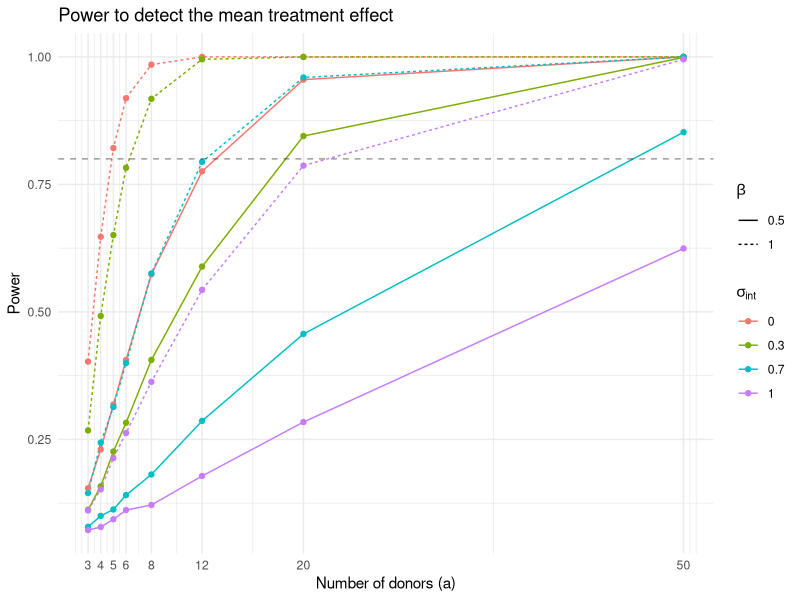
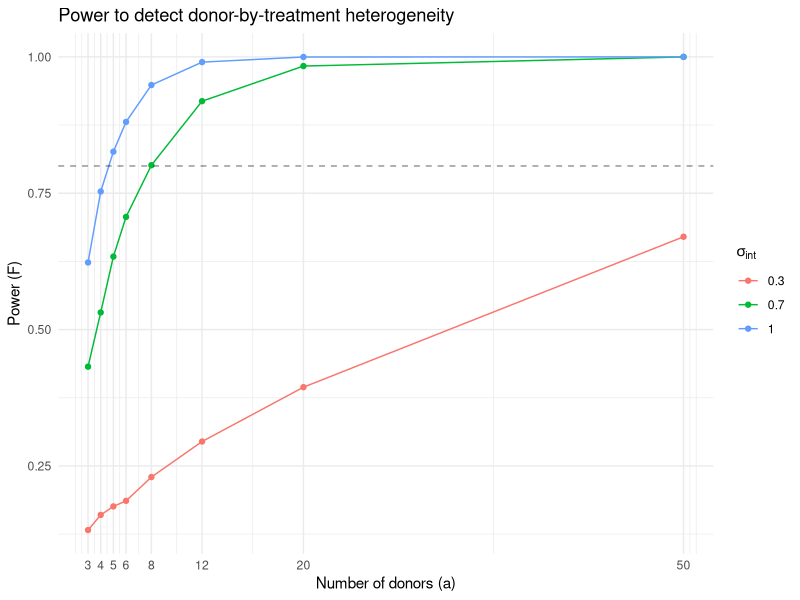
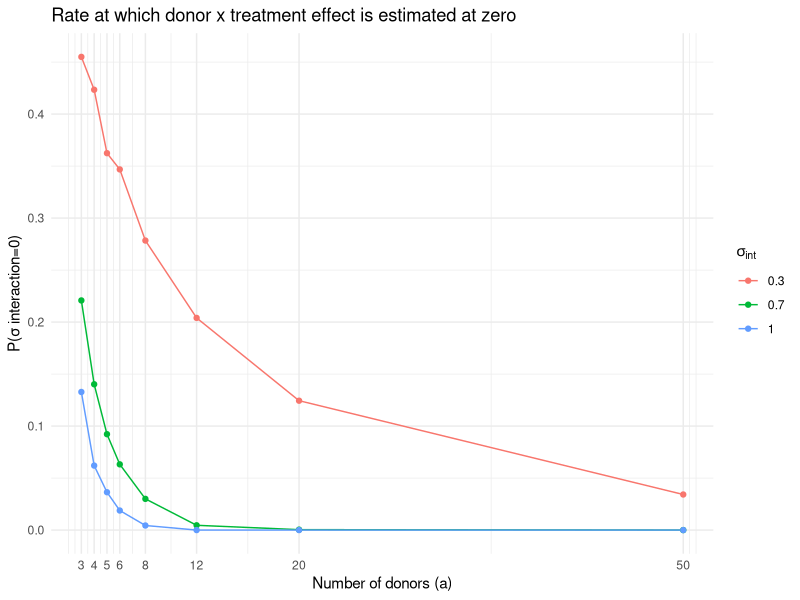
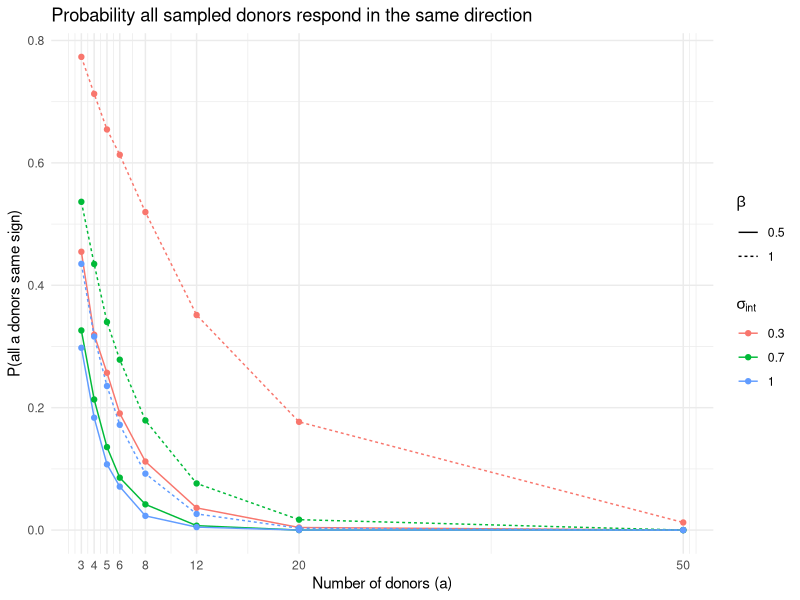
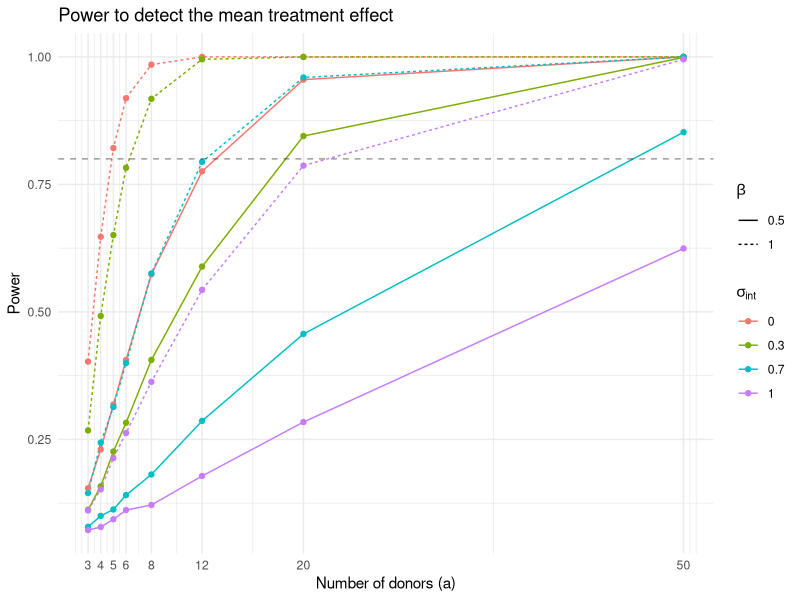
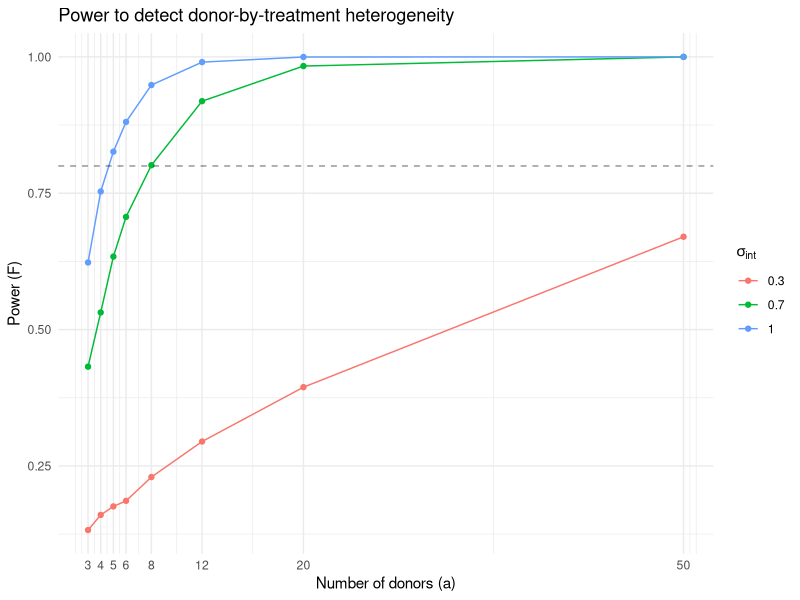
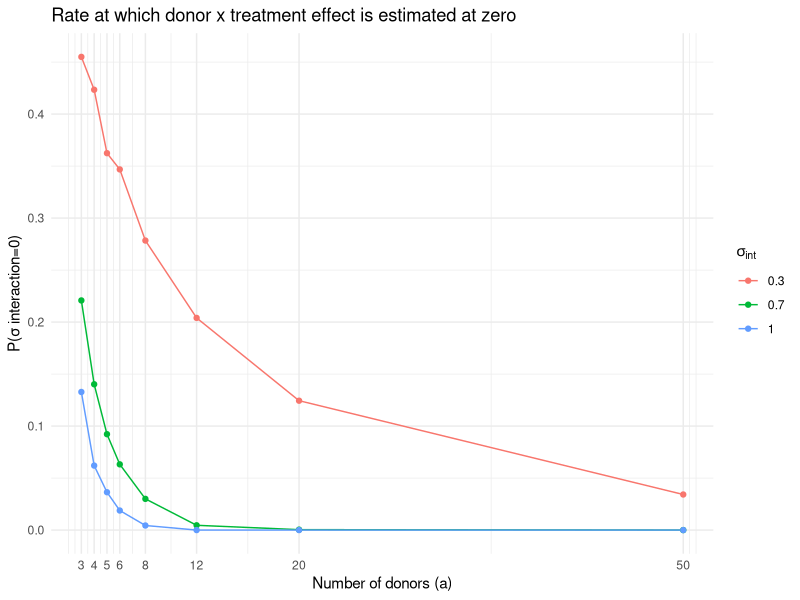
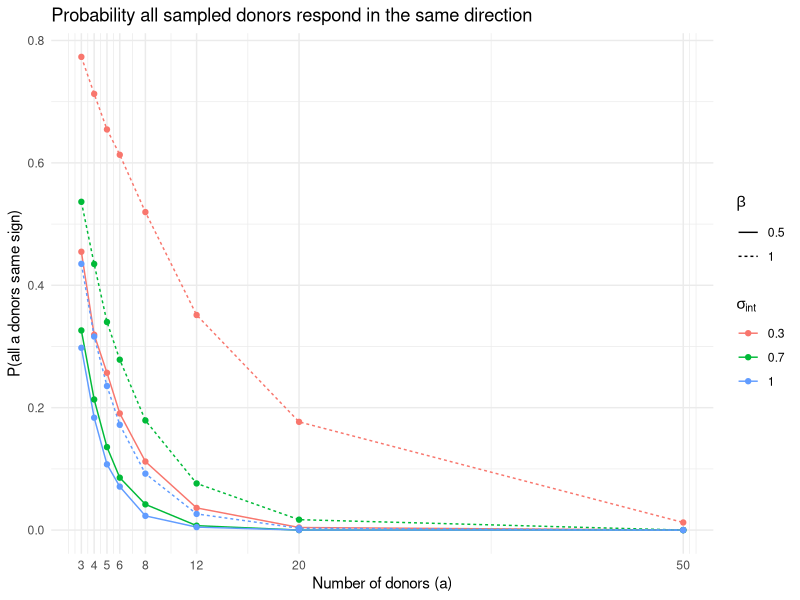

The R script that drew these images, in order:
# =============================================================================
#
# Closed-form, vectorised two-way mixed ANOVA simulation for the
# donor-by-treatment interaction extension.
#
# Design per sim: a donors x 2 conditions x k organoids per cell, balanced.
# Model:
#   y_{dck} = alpha_c + u_d + v_{dc} + eps_{dck}
#     u_d ~ N(0, sigma_donor^2)   donor baseline
#     v_{dc} ~ N(0, sigma_int^2) donor-by-condition interaction
#     eps ~ N(0, sigma_res^2)
#     alpha  fixed: 0 (control), beta (treated)
#
# Expected mean squares (unrestricted mixed model):
#   E[MS_C] = sigma_res^2 + k*sigma_int^2 + a*k*Q(alpha)
#   E[MS_D] = sigma_res^2 + k*sigma_int^2 + 2*k*sigma_donor^2
#   E[MS_DC] = sigma_res^2 + k*sigma_int^2
#   E[MS_E]= sigma_res^2
#
# Correct F-tests:
#   condition fixed effect: F = MS_C  / MS_DC~ F(1,   a-1)
#   sigma_int^2 > 0:   F = MS_DC / MS_E ~ F(a-1, 2a(k-1))
#   sigma_donor^2 > 0:F = MS_D  / MS_DC ~ F(a-1, a-1)
#
# =============================================================================

suppressPackageStartupMessages({
  library(dplyr)
  library(tidyr)
  library(ggplot2)
})

set.seed(20260416)
# -----------------------------------------------------------------------------
# Core simulator: vectorised across n_sims
# -----------------------------------------------------------------------------
twoway_anova_fast <- function(a, k, beta,
                              sigma_donor, sigma_int, sigma_res,
                              n_sims) {
  cc <- 2L
  N <- a * cc * k
  
  # --- Random draws ---
  u <- matrix(rnorm(a * n_sims, 0, sigma_donor), a, n_sims)
  v <- array(if (sigma_int > 0)
    rnorm(a * cc * n_sims, 0, sigma_int)
    else rep(0, a * cc * n_sims),
    c(a, cc, n_sims))
  eps <- array(rnorm(k * a * cc * n_sims, 0, sigma_res),
               c(k, a, cc, n_sims))
  
  # Fixed condition effect
  alpha_arr <- array(0, c(k, a, cc, n_sims))
  alpha_arr[, , 2L, ] <- beta
  
  # Broadcast u -> (k, a, cc, n_sims)
  u_arr <- aperm(array(u, c(a, n_sims, k, cc)), c(3, 1, 4, 2))
  
  # Broadcast v -> (k, a, cc, n_sims)
  v_arr <- aperm(array(v, c(a, cc, n_sims, k)), c(4, 1, 2, 3))
  
  y <- alpha_arr + u_arr + v_arr + eps # (k,a,cc,n_sims)
  
  # --- Means per sim ---
  grand_means <- colMeans(array(y, c(k * a * cc, n_sims)))  # n_sims
  
  cell_means <- array(colMeans(array(y, c(k, a * cc * n_sims))),
                       c(a, cc, n_sims))  # (a,cc,n_sims)
  
  y_kc <- aperm(y, c(1, 3, 2, 4))  # (k,cc,a,n_sims)
  donor_means <- matrix(colMeans(array(y_kc, c(k * cc, a * n_sims))),
                        a, n_sims)# (a,n_sims)
  
  cond_means <- matrix(colMeans(array(y, c(k * a, cc * n_sims))),
                        cc, n_sims) # (cc,n_sims)
  
  # --- Sums of squares ---
  cm_dev <- cond_means  - matrix(grand_means, cc, n_sims, byrow = TRUE)
  ss_c <- a * k  * colSums(cm_dev^2)
  
  dm_dev <- donor_means - matrix(grand_means, a,  n_sims, byrow = TRUE)
  ss_d <- cc * k * colSums(dm_dev^2)
  
  dm_bc <- aperm(array(donor_means, c(a, n_sims, cc)), c(1, 3, 2))
  cm_bc <- aperm(array(cond_means, c(cc, n_sims, a)), c(3, 1, 2))
  gm_bc <- aperm(array(grand_means, c(n_sims, a, cc)), c(2, 3, 1))
  int_resid <- cell_means - dm_bc - cm_bc + gm_bc
  ss_dc <- k * colSums(array(int_resid, c(a * cc, n_sims))^2)
  
  cell_means_bc <- aperm(array(cell_means, c(a, cc, n_sims, k)),
                         c(4, 1, 2, 3))
  ss_e <- colSums(array((y - cell_means_bc)^2, c(N, n_sims)))
  
  # --- Mean squares, F tests ---
  df_c <- cc - 1L
  df_d <- a  - 1L
  df_dc <- (a - 1L) * (cc - 1L)
  df_e <- a * cc * (k - 1L)
  
  ms_c <- ss_c / df_c
  ms_d <- ss_d / df_d
  ms_dc <- ss_dc / df_dc
  ms_e <- ss_e / df_e
  
  f_cond <- ms_c / ms_dc; p_cond <- pf(f_cond, df_c,  df_dc, lower.tail = FALSE)
  f_int <- ms_dc / ms_e;  p_int <- pf(f_int,  df_dc, df_e,  lower.tail = FALSE)
  f_don <- ms_d / ms_dc; p_don <- pf(f_don,  df_d,  df_dc, lower.tail = FALSE)
  
  # Method-of-moments variance components (truncated at zero)
  sigma2_int   <- pmax((ms_dc - ms_e) / k,0)
  sigma2_donor <- pmax((ms_d  - ms_dc) / (cc * k), 0)
  
  # Direction-concordance diagnostic on observed per-donor effects
  donor_effect <- cell_means[, 2L, , drop = TRUE] - cell_means[, 1L, , drop = TRUE]
  if (a == 1L) donor_effect <- matrix(donor_effect, nrow = 1L)
  n_pos <- colSums(donor_effect > 0)
  prop_same <- pmax(n_pos, a - n_pos) / a
  all_same_sign <- (n_pos == 0L) | (n_pos == a)
  
  list(
    p_cond= p_cond,
    p_interaction = p_int,
    p_donor = p_don,
    sigma_int_hat = sqrt(sigma2_int),
    sigma_donor_hat = sqrt(sigma2_donor),
    sigma_res_hat = sqrt(ms_e),
    prop_same_sign = prop_same,
    all_same_sign = all_same_sign,
    ms_c = ms_c, ms_d = ms_d, ms_dc = ms_dc, ms_e = ms_e
  )
}

# -----------------------------------------------------------------------------
# Null calibration check
# -----------------------------------------------------------------------------
null_check <- function(a = 6, k = 6, n_sims = 20000,
                       sigma_donor = 1, sigma_res = 1) {
  r <- twoway_anova_fast(a = a, k = k, beta = 0,
                         sigma_donor = sigma_donor,
                         sigma_int = 0,
                         sigma_res = sigma_res,
                         n_sims = n_sims)
  cat(sprintf("Null calibration (a=%d, k=%d, n_sims=%d)\n", a, k, n_sims))
  cat(sprintf("Type I (condition): %.4f  (expect ~0.05)\n",
              mean(r$p_cond        < 0.05)))
  cat(sprintf("Type I (interaction): %.4f  (expect ~0.05)\n",
              mean(r$p_interaction < 0.05)))
  cat(sprintf("Type I (donor): %.4f  (expect ~0.05)\n",
              mean(r$p_donor       < 0.05)))
  invisible(r)
}

cat("=== Null calibration ===\n")
null_check(sigma_donor = 0)
# -----------------------------------------------------------------------------
# Main parameter sweep
# -----------------------------------------------------------------------------
param_grid <- expand.grid(
  a = c(3, 4, 5, 6, 8, 12, 20, 50),
  k = 6,
  beta = c(0.5, 1.0),
  sigma_int = c(0, 0.3, 0.7, 1.0),
  sigma_donor = 1.0,
  sigma_res = 1.0
)
n_sims <- 5000

cat("=== Running", nrow(param_grid), "parameter cells ===\n")
rows <- vector("list", nrow(param_grid))

for (i in seq_len(nrow(param_grid))) {
  p <- param_grid[i, ]
  cat(sprintf("[%2d/%2d] a=%2d  k=%d  beta=%.2f  sigma_int=%.2f\n",
              i, nrow(param_grid), p$a, p$k, p$beta, p$sigma_int))
  
  r <- twoway_anova_fast(a = p$a, k = p$k, beta = p$beta,
                         sigma_donor = p$sigma_donor,
                         sigma_int = p$sigma_int,
                         sigma_res = p$sigma_res,
                         n_sims = n_sims)
  
  rows[[i]] <- data.frame(
    a = p$a,
    k = p$k,
    beta = p$beta,
    sigma_int = p$sigma_int,
    power_cond = mean(r$p_cond < 0.05),
    power_interact = mean(r$p_interaction < 0.05),
    power_donor = mean(r$p_donor < 0.05),
    median_sigma_int = median(r$sigma_int_hat),
    mean_sigma_int = mean(r$sigma_int_hat),
    pct_zero_int = mean(r$sigma_int_hat < 1e-8),
    pct_all_same = mean(r$all_same_sign)
  )
}
summary_tbl <- tibble::as_tibble(bind_rows(rows))
print(summary_tbl, n = Inf)

# -----------------------------------------------------------------------------
# Plots
# -----------------------------------------------------------------------------
theme_set(theme_minimal(base_size = 11))

fig_main <- ggplot(summary_tbl,
                   aes(x = a, y = power_cond,
                       colour = factor(sigma_int),
                       linetype = factor(beta))) +
  geom_line() + geom_point() +
  geom_hline(yintercept = 0.8, linetype = "dashed", alpha = 0.4) +
  scale_x_continuous(breaks = unique(summary_tbl$a)) +
  labs(title = "Power to detect the mean treatment effect",
       x = "Number of donors (a)", y = "Power",
       colour = expression(sigma[int]), linetype = expression(beta))

tiff("../pics/figI1.tiff", units = "in", res = 300, width = 6, height = 5)
print(fig_main)
dev.off()

fig_het <- summary_tbl %>%
  filter(sigma_int > 0,
         beta == 1) %>%
  ggplot(aes(x = a, y = power_interact,
             colour = factor(sigma_int),
             )) +
  geom_line() + geom_point() +
  geom_hline(yintercept = 0.8, linetype = "dashed", alpha = 0.4) +
  scale_x_continuous(breaks = unique(summary_tbl$a)) +
  labs(title = "Power to detect donor-by-treatment heterogeneity",
       x = "Number of donors (a)", y = "Power (F)",
       colour = expression(sigma[int]), linetype = expression(beta))

tiff("../pics/figI2.tiff", units = "in", res = 300, width = 6, height = 5)
print(fig_het)
dev.off()


fig_zero <- summary_tbl %>%
  filter(sigma_int > 0,
         beta == 1) %>%
  ggplot(aes(x = a, y = pct_zero_int,
             colour = factor(sigma_int))) +
  geom_line() + geom_point() +
  scale_x_continuous(breaks = unique(summary_tbl$a)) +
  labs(title = "Rate at which donor x treatment effect is estimated at zero",
       x = "Number of donors (a)", y = "P(σ interaction=0)",
       colour = expression(sigma[int]), linetype = expression(beta))


tiff("../pics/figI3.tiff", units = "in", res = 300, width = 6, height = 5)
print(fig_zero)
dev.off()

fig_sign <- summary_tbl %>%
  filter(sigma_int > 0) %>%
  ggplot(aes(x = a, y = pct_all_same,
             colour = factor(sigma_int),
             linetype = factor(beta))) +
  geom_line() + geom_point() +
  scale_x_continuous(breaks = unique(summary_tbl$a)) +
  labs(title = "Probability all sampled donors respond in the same direction",
       x = "Number of donors (a)", y = "P(all a donors same sign)",
       colour = expression(sigma[int]), linetype = expression(beta))
tiff("../pics/figI4.tiff", units = "in", res = 300, width = 6, height = 5)
print(fig_sign)
dev.off()


ggsave("fig_I1_power_main_effect.png",  fig_main, width = 7.5, height = 4.8, dpi = 160)
ggsave("fig_I2_power_heterogeneity.png", fig_het,  width = 7.5, height = 4.8, dpi = 160)
ggsave("fig_I3_sigma_int_zero_rate.png", fig_zero, width = 7.5, height = 4.8, dpi = 160)
ggsave("fig_I4_direction_concordance.png", fig_sign, width = 7.5, height = 4.8, dpi = 160)
